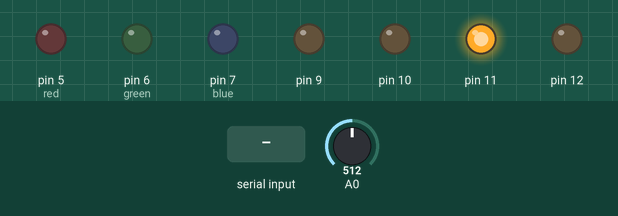
A sketch run on a simulated Arduino Uno, built with avr-gcc and run on an emulated ATmega328P. Shown: output pins drawn as LEDs (lit = HIGH). The inputs (shaded band) are chosen by the test bench; at power-on: A0 = 512.

Above: at 1.2 s.
1.3 s: "1" received over Serial
At 2.3 s:
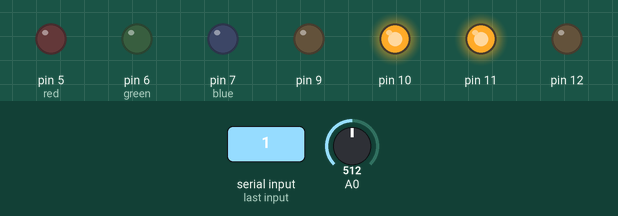
2.8 s: A0 set to 315
At 3.05 s:
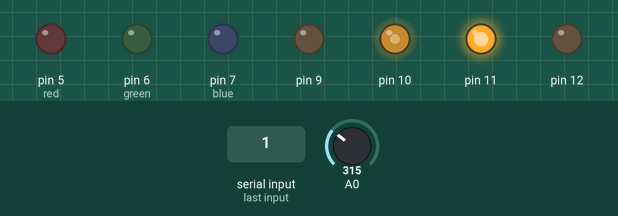
4.7 s: A0 set to 335
At 5.2 s:
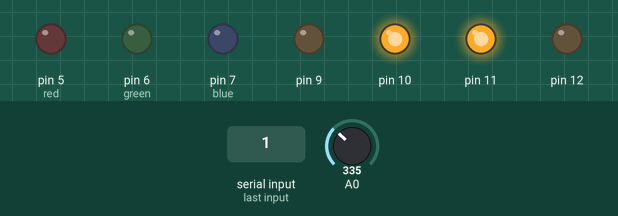
6.2 s: A0 set to 306
At 7.8 s:
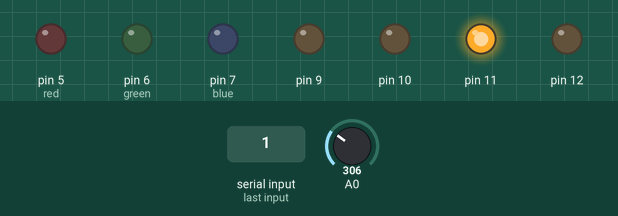
8.1 s: A0 set to 455
At 8.8 s:
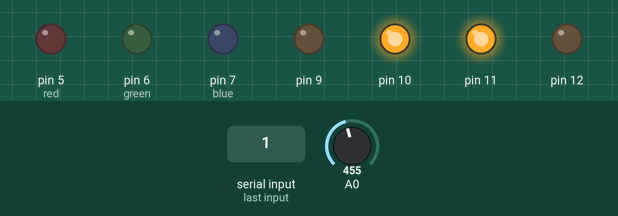
Timing chart, 0 to 10.6 s (numbered marks = the images above; inputs shaded):
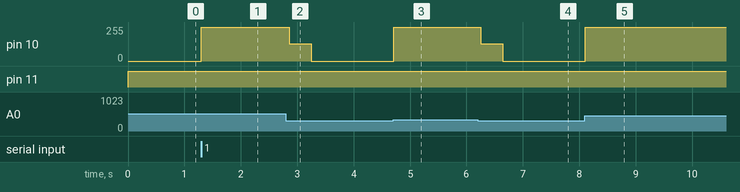

Measured:
- after the input at 1.3 s, pin 10: 0/255 → 255/255 at once
- after the input at 2.8 s, pin 10: 255/255 → 128/255 after 0.06 s, → 0/255 0.39 s later
- after the input at 4.7 s, pin 10: 0/255 → 255/255 at once
- after the input at 6.2 s, pin 10: 255/255 → 128/255 after 0.05 s, → 0/255 0.39 s later
- after the input at 8.1 s, pin 10: 0/255 → 255/255 at once

The sketch:

ScaleCode.ino
```cpp
void setupPWM16() {
    DDRB |= _BV(PB1) | _BV(PB2);
    TCCR1A = _BV(COM1A1) | _BV(COM1B1)
        | _BV(WGM11);
    TCCR1B = _BV(WGM13) | _BV(WGM12)
        | _BV(CS10);
    ICR1 = 0xffff;
}

void analogWrite16(uint16_t val){
  OCR1B = val;
}

static int threshold = 325;
static int red = 5;
static int green = 6;
static int blue = 7;

void setup() {
  setupPWM16();
  pinMode(red, OUTPUT);
  pinMode(green, OUTPUT);
  pinMode(blue, OUTPUT);
  pinMode(11, OUTPUT);
  pinMode(12, OUTPUT);
  Serial.begin(9600);
}

bool check(uint16_t n){
  digitalWrite(red, LOW);
  digitalWrite(green, LOW);
  digitalWrite(blue, LOW);

  analogWrite16(0);
   while(analogRead(0)<threshold){
    delay(10);
  }


  analogWrite16(65535);
  delay(50);

  while(analogRead(0)>threshold){
    delay(10);
  }

  delay(50);

  analogWrite16(n);
  for(int i=0; i<75; i++){
    if(analogRead(0)>threshold){
      return false;
    }
    delay(5);
  }

  return true;
}

bool double_check(unsigned long val){
  bool a = check(val);
  bool b = check(val);
  if(a==b){
    return a;
  }else{
    return check(val);
  }
}

unsigned long binary_search(){
  unsigned long bounds[2] = {0, 65535};
  unsigned long mid;

  while(bounds[1]-bounds[0]>1){
    mid=(bounds[0]+bounds[1]+1)/2;
    if(double_check(mid)){
      bounds[1]=mid;
    } else {
      bounds[0]=mid;
    }
  }


  analogWrite16(0);
  return bounds[0];
}

void voltage_to_mass(unsigned long v){
  float m;
  if(v < 13600){
    float x = ((float)v)/1000.0;
    m = 0.15773622*x*x*x - 3.22783206*x*x + 24.44927985*x - 23.02787114;
    Serial.println(m);
  }else{
    float x = ((float)v)/10000.0;
    m = -2.557609228*x*x*x*x*x + 36.282856592*x*x*x*x - 204.718969989*x*x*x + 607.09632994*x*x - 637.038525095*x + 255.907582753;
  }


  digitalWrite(blue, LOW);
  digitalWrite(green, LOW);
  digitalWrite(red, LOW);
  if(m<105){
    digitalWrite(red, HIGH);
  }
  if(m>105 && m<445){
    digitalWrite(blue, HIGH);
  }
  if(m>445){
    digitalWrite(green, HIGH);
  }


  Serial.print("voltage: ");
  Serial.print(((float)v)/10000.0);
  Serial.println(" v");
  Serial.print("mass: ");
  Serial.print(m);

  Serial.println(" g");
}


void loop() {
  digitalWrite(12, LOW);
  digitalWrite(11, HIGH);
  analogWrite16(0);

  if(Serial.available()){
    while(Serial.available()){
      Serial.read();
    }
    // Serial.println(binary_search());
    voltage_to_mass(binary_search());
  }
}
```
